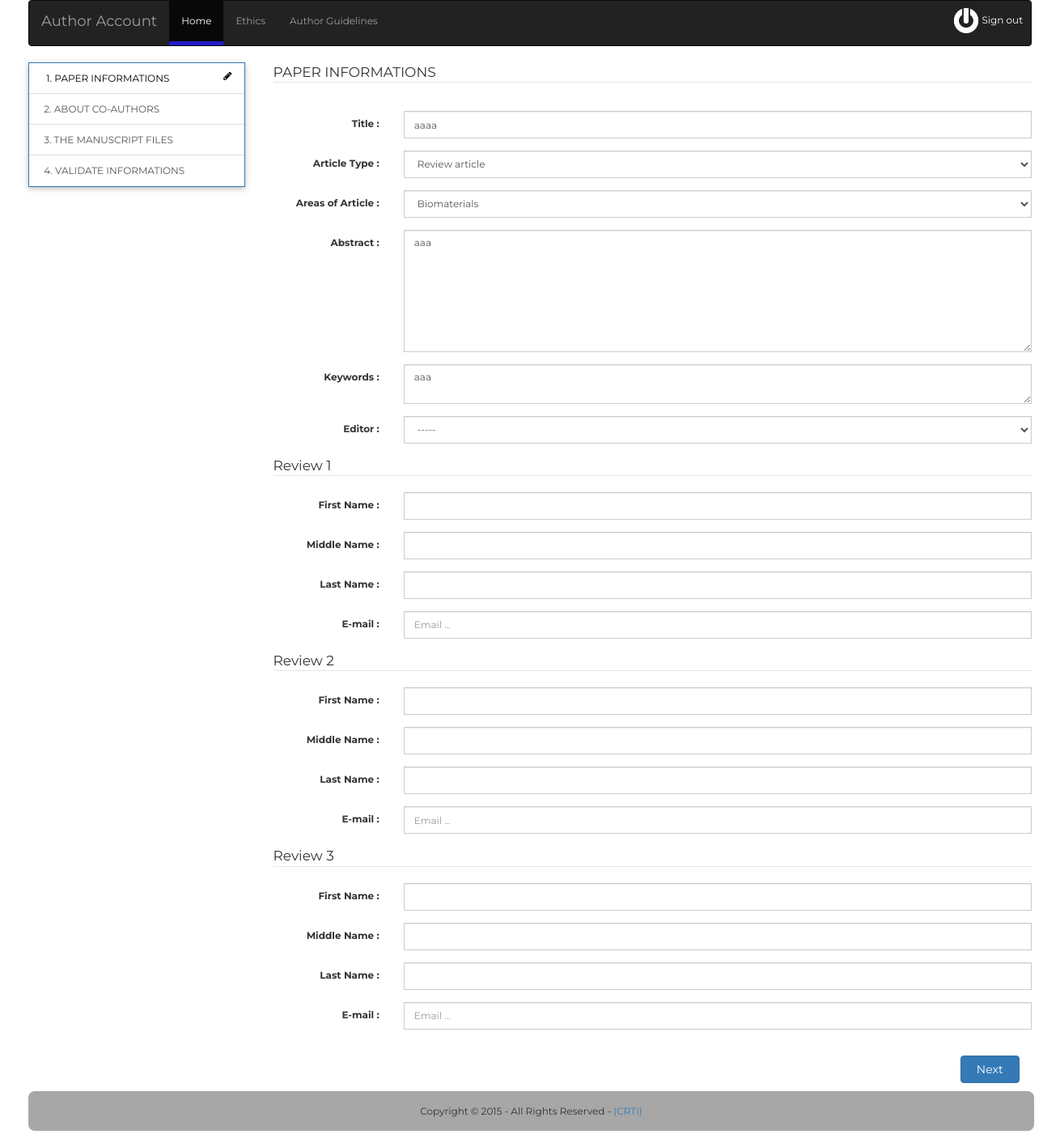
Page /Authors/edit.php?a=95 on the committed database.
### tables this page shows
CREATE TABLE `article` (
  `etiquette` varchar(255) DEFAULT NULL,
  `id` int(11) NOT NULL AUTO_INCREMENT,
  `author` int(11) NOT NULL,
  `title` mediumtext NOT NULL,
  `type` varchar(255) NOT NULL,
  `area` varchar(255) NOT NULL,
  `abstract` text NOT NULL,
  `keywords` text NOT NULL,
  `date` datetime NOT NULL,
  `state` varchar(255) NOT NULL,
  `cle` varchar(255) NOT NULL,
  PRIMARY KEY (`id`),
  KEY `author` (`author`),
  CONSTRAINT `author` FOREIGN KEY (`author`) REFERENCES `personne` (`id`) ON DELETE CASCADE ON UPDATE CASCADE
);

CREATE TABLE `sug_rev` (
  `id` int(11) NOT NULL AUTO_INCREMENT,
  `fname` varchar(255) NOT NULL,
  `lname` varchar(255) NOT NULL,
  `mname` varchar(255) NOT NULL,
  `email` varchar(255) NOT NULL,
  `article` int(255) DEFAULT NULL,
  PRIMARY KEY (`id`)
);

### Authors/edit.php (the view, shortened to what this page needs)
<?php
include_once("php/cnx.php");
$id_article=$_GET['a'];
$select = $conn->query("SELECT id,title,type,area,abstract,keywords,state  FROM article WHERE id=".$id_article);
$row = $select->fetch_assoc();
?>
<!doctype html>
<html>
<head>
    <link href="../../../bootstrap/css/bootstrap.min.css" rel="stylesheet" type="text/css">
    <link rel="stylesheet" href="css/font-awesome.css" type="text/css" />
    <link rel="stylesheet" href="css/submission.css" type="text/css" />
    <link href="https://cdn.datatables.net/1.10.10/css/dataTables.bootstrap.min.css" rel="stylesheet" type="text/css">
    <link href="css/cssboot.css" rel="stylesheet" type="text/css">
</head>
<body>
<div class="container-fluid">
    <div class="col-lg-12">
        <nav class ="navbar navbar-inverse">
            <div class ="navbar-header ">
                <a class ="navbar-brand " href ="#">Author Account </a>
            </div>
            <ul class ="nav navbar-nav ">
                <li class =" active "> <a href ="#"> Home </a> </li >
                <li> <a href ="#">Ethics </a> </li >
                <li> <a href ="#">Author Guidelines</a> </li >
            </ul>
            <div class="pull-right log-out"> <a href="../../../php/log_out.php" id="log-out"> <img src="images/1480521556_logout.png"> Sign out</a></div>
        </nav>
    </div>
</div>
<div class="container-fluid">
    <div class="col-xs-3">
        <div class="col-sm-12">
            <div class="panel panel-info panel_perso">
                <div class="list-group etape_progresse">
                    <a href=""  class="list-group-item encours">
                        &nbsp; 1. PAPER INFORMATIONS<i class ="fa fa-pencil fa-1x pull-right "></i>
                    </a>
                    <a href="" class="list-group-item " >
                        &nbsp;2. ABOUT CO-AUTHORS<i class =""></i>
                    </a>
                    <a href=""  class="list-group-item">
                        &nbsp;3. THE MANUSCRIPT FILES<i class =""></i>
                    </a>
                    <a href=""  class="list-group-item">
                        &nbsp;4. VALIDATE INFORMATIONS<i class =""></i>
                    </a>
                </div>
            </div>
        </div></div>
    <div class ="col-xs-9">
        <div id="contenu">
            <form class="form-horizontal col-lg-12" enctype="multipart/form-data" id="form" method="post">
                <div id="pi" class="partie">
                    <div class="form-group">
                        <legend>PAPER INFORMATIONS</legend>
                    </div>
                    <div class="row">
                        <div class="form-group">
                            <label for="text" class="col-lg-2 control-label">Title : </label>
                            <div class="col-lg-10">
                                <input type="text" class="form-control" id="title" placeholder ="Title ... " name="title" value=<?php echo"\"". $row['title']."\""; ?>>
                            </div>
                        </div>
                    </div>
                    <div class="row">
                        <div class="form-group">
                            <label for="textarea" class="col-lg-2 control-label">Article Type : </label>
                            <div class="col-lg-10">
                                <select name="type"  id="type" class="form-control">
                                    <option value='Review article'>Review article</option>
                                </select>
                            </div>
                        </div>
                    </div>
                    <div class="row">
                        <div class="form-group">
                            <label for="select" class="col-lg-2 control-label">Areas of Article : </label>
                            <div class="col-lg-10">
                                <select name="area" id="area" class="form-control">
                                    <option value="Biomaterials">Biomaterials</option>
                                </select>
                            </div>
                        </div>
                    </div>
                    <div class="row">
                        <div class="form-group">
                            <label for="text" class="col-lg-2 control-label">Abstract : </label>
                            <div class="col-lg-10">
                                <textarea name="abstract"  class="form-control" id="abstract" placeholder ="Abstract ... " rows="8"><?php echo "".$row['abstract'].""; ?></textarea>
                            </div>
                        </div>
                    </div>
                    <div class="row">
                        <div class="form-group">
                            <label for="text" class="col-lg-2 control-label">Keywords : </label>
                            <div class="col-lg-10">
                                <textarea  name="keyword" class="form-control" id="Keywords" placeholder ="Keywords should be separated by semicolons, e.g. electroceramics; metallic ; ceramics. *"><?php echo "".$row['keywords'].""; ?></textarea>
                            </div>
                        </div>
                    </div>
                    <div class="row">
                        <div class="form-group">
                            <label for="textarea" class="col-lg-2 control-label">Editor : </label>
                            <div class="col-lg-10">
                                <select name="editor"  id="editor" class="form-control">
                                    <option value="1" >-----</option>
                                </select>
                            </div>
                        </div>
                    </div>
                    <?php
                    $sg=$conn->query("SELECT fname,mname,lname,email  FROM sug_rev WHERE article=".$id_article);
                        $i=0;
                    while($sg_row = $sg->fetch_assoc()) {
                        $i++;
                       echo"<div class=\"row\"><legend>Review ".$i."</legend> </div>
                    <div class=\"row\">
                        <div class=\"form-group\">
                            <label for=\"text\" class=\"col-lg-2 control-label\">First Name : </label>
                            <div class=\"col-lg-10\">
                                <input type=\"text\" class=\"form-control\" id=\"re_fn".$i."\" placeholder =\"First Name ... \" name=\"re_fn".$i."\" value=\" ".$sg_row['fname']."\">
                            </div>
                        </div>
                    </div>
                    <div class=\"row\">
                        <div class=\"form-group\">
                            <label for=\"text\" class=\"col-lg-2 control-label\">Middle Name : </label>
                            <div class=\"col-lg-10\">
                                <input type=\"text\" class=\"form-control\" id=\"re_mn".$i."\" placeholder =\"Middle Name ... \" name=\"re_mn".$i."\" value=\" ".$sg_row['mname']."\">
                            </div>
                        </div>
                    </div>
                    <div class=\"row\">
                        <div class=\"form-group\">
                            <label for=\"text\" class=\"col-lg-2 control-label\">Last Name : </label>
                            <div class=\"col-lg-10\">
                                <input type=\"text\" class=\"form-control\" id=\"re_ln".$i."\" placeholder =\"Last Name ... \" name=\"re_ln".$i."\" value=\" ".$sg_row['lname']."\">
                            </div>
                        </div>
                    </div>
                    <div class=\"row\">
                        <div class=\"form-group\">
                            <label for=\"text\" class=\"col-lg-2 control-label\">E-mail : </label>
                            <div class=\"col-lg-10\">
                                <input type=\"email\" class=\"form-control\" id=\"re_em".$i."\" placeholder =\"Email ... \" name=\"re_em".$i."\" value=\" ".$sg_row['email']."\">
                            </div>
                        </div>
                    </div>";
                    }
                    ?>
                    <br/>
                    <button class="pull-right btn btn-primary" id="next_1">&nbsp;&nbsp;Next&nbsp;&nbsp;
                </div>
            </form>
            <br/>
        </div>
    </div>
    <footer class="row col-sm-12">
        <div class="panel panel-body">
            <p class="text-center">Copyright &copy; 2015 - All Rights Reserved - <a href="http://www.csc.dz">(CRTI)</a></p>
        </div>
    </footer>
</div>
</body>
</html>

### Authors/css/submission.css (style rules this page uses)
body { margin: 0; padding-bottom: 0; }
.panel.panel-info .list-group .list-group-item.encours { color: #000000; }
footer { margin-top: 10px; }
.form-control { background-color: #fff; background-image: none; border: 1px solid #ccc; border-radius: 0px; box-shadow: 0 1px 1px rgba(0, 0, 0, 0.075) inset; color: #555; display: block; font-size: 12px; height: 34px; line-height: 1.42857; padding: 6px 12px; transition: border-color 0.15s ease-in-out 0s, box-shadow 0.15s ease-in-out 0s; width: 100%; }
.panel_perso { background-color: #fff; border: 1px solid transparent; border-radius: 0px; border-color: #337AB7; box-shadow: 0 2px 5px 0 rgba(0, 0, 0, 0.16), 0 2px 10px 0 rgba(0, 0, 0, 0.12); margin-bottom: 20px; }
legend { -moz-border-bottom-colors: none; -moz-border-left-colors: none; -moz-border-right-colors: none; -moz-border-top-colors: none; border-color: -moz-use-text-color -moz-use-text-color #337AB7; border-image: none; border-style: none none solid; border-width: 0 0 1px; color: #333; display: block; font-size: 17px; line-height: inherit; margin-bottom: 20px; padding: 0; width: 100%; }
.log-out { color: #FFFFFF; padding-top: 9px; padding-right: 10px; }
#log-out { color: white; text-decoration: none; }

### Authors/css/cssboot.css (style rules this page uses)
body { font-family: "Montserrat"; font-size: 12px; margin-left: auto; margin-right: auto; width: 1300px; }
.container-fluid .col-xs-3 .col-sm-12 { padding-left: 0px; padding-right: 20px; padding-top: 0px; }
.container-fluid .col-xs-9 { padding-left: 0px; }
footer .panel { background-color: #A7A7A7; border-radius: 8px; padding-bottom: 5px; }
.container-fluid .row.col-sm-12 { margin-left:0px; margin-right:0px; padding-right: 12px; }
.nav.navbar-nav .active { background-color: #1F18C0; border-bottom: 5px solid #231CCB; }

### rows in the picture
article: title "aaaa", abstract "aaa", keyword "aaa"
